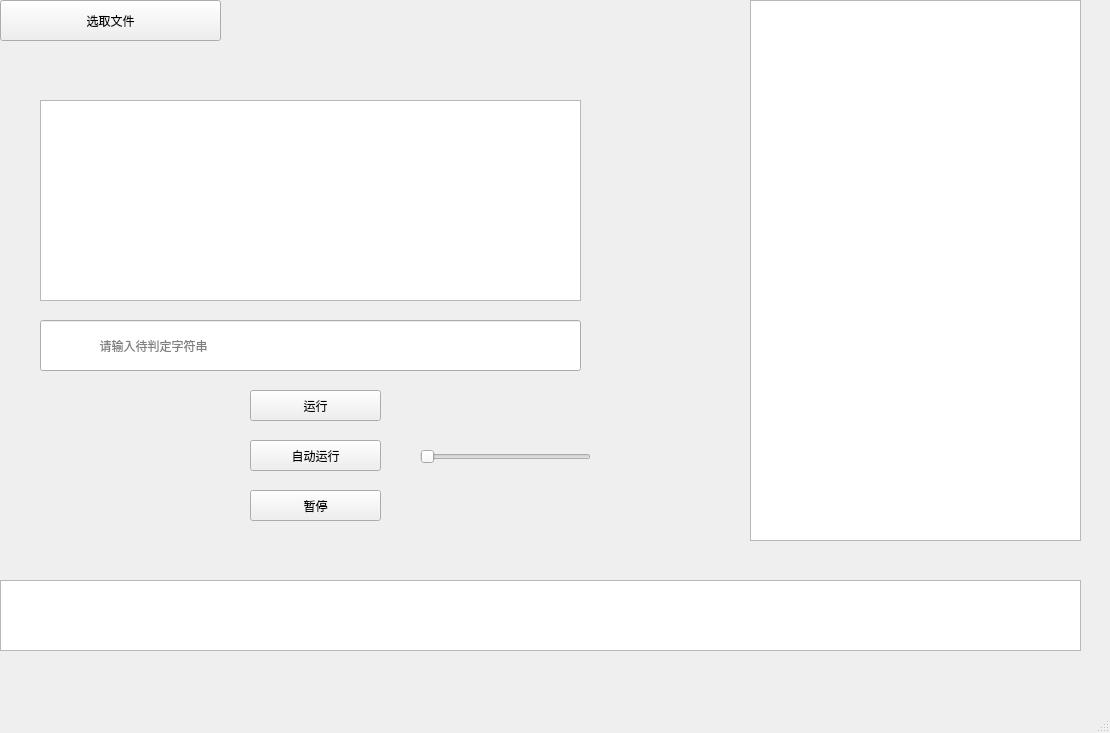
<?xml version="1.0" encoding="UTF-8"?>
<ui version="4.0">
 <class>MainWindow</class>
 <widget class="QMainWindow" name="MainWindow">
  <property name="geometry">
   <rect>
    <x>0</x>
    <y>0</y>
    <width>1110</width>
    <height>733</height>
   </rect>
  </property>
  <property name="windowTitle">
   <string>MainWindow</string>
  </property>
  <property name="styleSheet">
   <string notr="true"/>
  </property>
  <widget class="QWidget" name="centralwidget">
   <widget class="QPushButton" name="pushButton">
    <property name="geometry">
     <rect>
      <x>0</x>
      <y>0</y>
      <width>221</width>
      <height>41</height>
     </rect>
    </property>
    <property name="text">
     <string>选取文件</string>
    </property>
   </widget>
   <widget class="QTextBrowser" name="text">
    <property name="geometry">
     <rect>
      <x>40</x>
      <y>100</y>
      <width>541</width>
      <height>201</height>
     </rect>
    </property>
    <property name="styleSheet">
     <string notr="true">font: 20pt &quot;Arial&quot;;</string>
    </property>
   </widget>
   <widget class="QTextBrowser" name="text2">
    <property name="geometry">
     <rect>
      <x>750</x>
      <y>0</y>
      <width>331</width>
      <height>541</height>
     </rect>
    </property>
    <property name="styleSheet">
     <string notr="true"/>
    </property>
   </widget>
   <widget class="QPushButton" name="pushButton_2">
    <property name="geometry">
     <rect>
      <x>250</x>
      <y>390</y>
      <width>131</width>
      <height>31</height>
     </rect>
    </property>
    <property name="text">
     <string>运行</string>
    </property>
   </widget>
   <widget class="QLineEdit" name="lineEdit">
    <property name="geometry">
     <rect>
      <x>40</x>
      <y>320</y>
      <width>541</width>
      <height>51</height>
     </rect>
    </property>
    <property name="styleSheet">
     <string notr="true">font: 18pt &quot;Arial&quot;;</string>
    </property>
    <property name="text">
     <string/>
    </property>
    <property name="placeholderText">
     <string>                 请输入待判定字符串</string>
    </property>
   </widget>
   <widget class="QTextBrowser" name="text3">
    <property name="geometry">
     <rect>
      <x>0</x>
      <y>580</y>
      <width>1081</width>
      <height>71</height>
     </rect>
    </property>
    <property name="styleSheet">
     <string notr="true">font: 30pt &quot;Arial&quot;;</string>
    </property>
   </widget>
   <widget class="QPushButton" name="pushButton_3">
    <property name="geometry">
     <rect>
      <x>250</x>
      <y>440</y>
      <width>131</width>
      <height>31</height>
     </rect>
    </property>
    <property name="text">
     <string>自动运行</string>
    </property>
   </widget>
   <widget class="QPushButton" name="pushButton_4">
    <property name="geometry">
     <rect>
      <x>250</x>
      <y>490</y>
      <width>131</width>
      <height>31</height>
     </rect>
    </property>
    <property name="text">
     <string>暂停</string>
    </property>
   </widget>
   <widget class="QSlider" name="horizontalSlider">
    <property name="geometry">
     <rect>
      <x>420</x>
      <y>441</y>
      <width>171</width>
      <height>31</height>
     </rect>
    </property>
    <property name="orientation">
     <enum>Qt::Horizontal</enum>
    </property>
   </widget>
  </widget>
  <widget class="QMenuBar" name="menubar">
   <property name="geometry">
    <rect>
     <x>0</x>
     <y>0</y>
     <width>1110</width>
     <height>26</height>
    </rect>
   </property>
  </widget>
  <widget class="QStatusBar" name="statusbar"/>
 </widget>
 <resources/>
 <connections/>
</ui>
